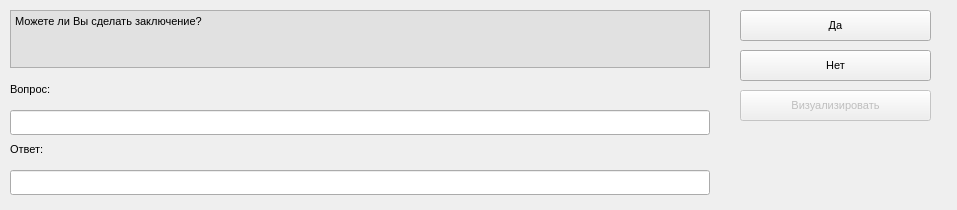
<?xml version="1.0" encoding="UTF-8"?>
<ui version="4.0">
 <class>CanMakeConclusionForm</class>
 <widget class="QWidget" name="CanMakeConclusionForm">
  <property name="geometry">
   <rect>
    <x>0</x>
    <y>0</y>
    <width>957</width>
    <height>210</height>
   </rect>
  </property>
  <property name="maximumSize">
   <size>
    <width>16777215</width>
    <height>210</height>
   </size>
  </property>
  <property name="font">
   <font>
    <family>MS Shell Dlg 2</family>
    <pointsize>8</pointsize>
   </font>
  </property>
  <property name="windowTitle">
   <string>Dialog</string>
  </property>
  <widget class="QPlainTextEdit" name="conclusionEdit">
   <property name="geometry">
    <rect>
     <x>10</x>
     <y>10</y>
     <width>700</width>
     <height>58</height>
    </rect>
   </property>
   <property name="maximumSize">
    <size>
     <width>16777215</width>
     <height>78</height>
    </size>
   </property>
   <property name="autoFillBackground">
    <bool>false</bool>
   </property>
   <property name="styleSheet">
    <string notr="true">background-color: rgb(225, 225, 225)</string>
   </property>
   <property name="readOnly">
    <bool>true</bool>
   </property>
   <property name="plainText">
    <string>Можете ли Вы сделать заключение?</string>
   </property>
  </widget>
  <widget class="QLabel" name="questionLabel">
   <property name="geometry">
    <rect>
     <x>10</x>
     <y>80</y>
     <width>81</width>
     <height>19</height>
    </rect>
   </property>
   <property name="font">
    <font>
     <weight>50</weight>
     <bold>false</bold>
    </font>
   </property>
   <property name="text">
    <string>Вопрос:</string>
   </property>
   <property name="textFormat">
    <enum>Qt::RichText</enum>
   </property>
  </widget>
  <widget class="QLineEdit" name="questionEdit">
   <property name="geometry">
    <rect>
     <x>10</x>
     <y>110</y>
     <width>700</width>
     <height>25</height>
    </rect>
   </property>
   <property name="maximumSize">
    <size>
     <width>16777215</width>
     <height>16777215</height>
    </size>
   </property>
   <property name="text">
    <string/>
   </property>
   <property name="readOnly">
    <bool>true</bool>
   </property>
  </widget>
  <widget class="QLabel" name="answerLabel">
   <property name="geometry">
    <rect>
     <x>10</x>
     <y>140</y>
     <width>71</width>
     <height>19</height>
    </rect>
   </property>
   <property name="font">
    <font>
     <weight>50</weight>
     <bold>false</bold>
    </font>
   </property>
   <property name="text">
    <string>Ответ:</string>
   </property>
  </widget>
  <widget class="QLineEdit" name="answerEdit">
   <property name="geometry">
    <rect>
     <x>10</x>
     <y>170</y>
     <width>700</width>
     <height>25</height>
    </rect>
   </property>
   <property name="maximumSize">
    <size>
     <width>16777215</width>
     <height>16777215</height>
    </size>
   </property>
   <property name="text">
    <string/>
   </property>
   <property name="readOnly">
    <bool>true</bool>
   </property>
  </widget>
  <widget class="QPushButton" name="yesButton">
   <property name="geometry">
    <rect>
     <x>740</x>
     <y>10</y>
     <width>191</width>
     <height>31</height>
    </rect>
   </property>
   <property name="text">
    <string>Да</string>
   </property>
  </widget>
  <widget class="QPushButton" name="noButton">
   <property name="geometry">
    <rect>
     <x>740</x>
     <y>50</y>
     <width>191</width>
     <height>31</height>
    </rect>
   </property>
   <property name="text">
    <string>Нет</string>
   </property>
  </widget>
  <widget class="QPushButton" name="visualiseButton">
   <property name="enabled">
    <bool>false</bool>
   </property>
   <property name="geometry">
    <rect>
     <x>740</x>
     <y>90</y>
     <width>191</width>
     <height>31</height>
    </rect>
   </property>
   <property name="text">
    <string>Визуализировать</string>
   </property>
  </widget>
 </widget>
 <resources/>
 <connections/>
</ui>
